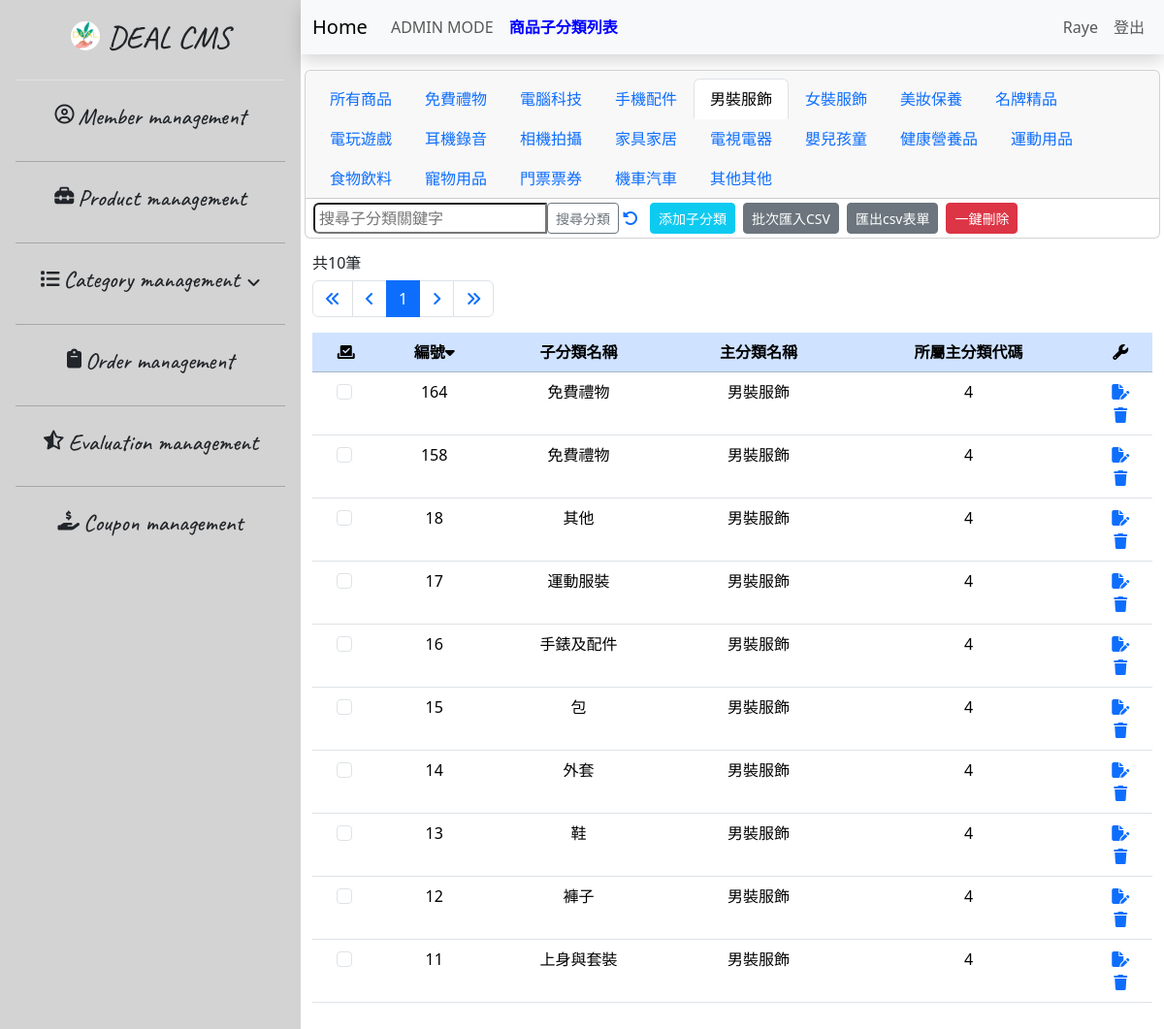
Page /32.sub-category_list-admin_4M.php (signed in) on the committed database.
### tables this page shows
CREATE TABLE `categories_sub` (
  `id` int NOT NULL,
  `sub` varchar(15) NOT NULL,
  `main_category` int NOT NULL
);

CREATE TABLE `categories_main` (
  `id` int NOT NULL,
  `main` varchar(10) NOT NULL,
  `carbon_points_available` int NOT NULL
);

### 32.sub-category_list-admin_4M.php (the view, shortened to what this page needs)
<?php
require __DIR__ . '/0.parts/pdo-connect.php';
$page = isset($_GET['page']) ? intval($_GET['page']) : 1;
$perPage = 25;
$t_sql = "SELECT COUNT(1) FROM categories_main join categories_sub on categories_sub.main_category = categories_main.id WHERE main = '男裝服飾'";
$totalRows = $pdo->query($t_sql)->fetch(PDO::FETCH_NUM)[0];
$totalPages = ceil($totalRows / $perPage);
if ($totalRows) {
    $sql = sprintf("SELECT * FROM categories_main join categories_sub on categories_sub.main_category = categories_main.id  WHERE main = '男裝服飾' ORDER BY categories_sub.id DESC LIMIT %s, %s", ($page - 1) * $perPage, $perPage);
    $rows = $pdo->query($sql)->fetchAll();
}
?>
<?php include __DIR__ . '/0.parts/html-head.php' ?>
<?php include __DIR__ . '/0.parts/sidebar.php' ?>
<div class="container-fluid px-0 mx-0">
    <?php include __DIR__ . '/0.parts/navbar.30_sub-category.php' ?>
    <div class="container-fluid table-bordered table-striped overflow-auto">
        <div class="row mt-3">
            <div class="col">
                <h6>共<?= $totalRows ?>筆</h6>
                <nav aria-label="Page navigation example">
                    <ul class="pagination">
                        <li class="page-item">
                            <a class="page-link" href="?page=1">
                                <i class="fa-solid fa-angles-left"></i>
                            </a>
                        </li>
                        <li class="page-item">
                            <a class="page-link" href="?page=<?= $page != 1 ? $page - 1 : 1 ?>">
                                <i class="fa-solid fa-angle-left"></i>
                            </a>
                        </li>
                        <?php $visiblePageRange = 5;
                        $startPage = max(1, $page - floor($visiblePageRange / 2));
                        $endPage = min($totalPages, $startPage + $visiblePageRange - 1); ?>
                        <?php for ($i = $startPage; $i <= $endPage; $i++) : ?>
                            <li class="page-item <?= $page == $i ? 'active' : '' ?>">
                                <a class="page-link" href="?page=<?= $i ?>"><?= $i ?></a>
                            </li>
                        <?php endfor ?>
                        <li class="page-item">
                            <a class="page-link" href="?page=<?= $page != 40 ? $page + 1 : 40 ?>">
                                <i class="fa-solid fa-angle-right"></i>
                            </a>
                        </li>
                        <li class="page-item">
                            <a class="page-link" href="?page=40">
                                <i class="fa-solid fa-angles-right"></i>
                            </a>
                        </li>
                    </ul>
                </nav>
            </div>
        </div>
        <div class="row">
            <div class="col">
                <table id="myTable" class="table table-hover sortable-table">
                    <thead>
                        <tr class="table-primary text-center">
                            <th><i id="selectAll" class="fa-solid fa-check-to-slot" title="全選/選取checkBox"></i></a>
                            </th>
                            <th>編號<i id="sortIcon" class="fa-solid fa-caret-down" onclick="sortTable()" title="變更排序"></th>
                            <th>子分類名稱</th>
                            <th>主分類名稱</th>
                            <th>所屬主分類代碼</th>
                            <th><i class="fa-solid fa-wrench" title="功能區"></i></th>
                        </tr>
                    </thead>
                    <tbody>
                        <?php foreach ($rows as $r) : ?>
                            <tr class="text-center">
                                <td>
                                    <input class="form-check-input me-1" type="checkbox" value="<?= $r['id'] ?>" id="flexCheck<?= $r['id'] ?>" name="delete_ids[]">
                                </td>
                                <td><?= $r['id'] ?></td>
                                <td><?= $r['sub'] ?></td>
                                <td><?= $r['main'] ?></td>
                                <td><?= $r['main_category'] ?></td>
                                <td>
                                    <div class="d-flex flex-column">
                                        <a href="38.sub-category_edit.php?id=<?= $r['id'] ?>">
                                            <i class="fa-solid fa-file-pen" title="編輯"></i>
                                        </a>
                                        <a href="javascript: delete_one(<?= $r['id'] ?>)">
                                            <i class="fa-solid fa-trash" title="刪除"></i>
                                        </a>
                                    </div>
                                </td>
                            </tr>
                        <?php endforeach; ?>
                    </tbody>
                </table>
            </div>
        </div>
    </div>
</div>
<?php include __DIR__ . '/0.parts/html-foot.php' ?>

### 0.parts/html-head.php (style rules this page uses)
body { height: 1200px; }

### 32.sub-category_list-admin_4M.php (style rules this page uses)
.overflow-auto { height: 865px; }

### rows in the picture
categories_sub: id "164", sub "免費禮物", main_category.main "男裝服飾", main_category "4"
categories_sub: id "158", sub "免費禮物", main_category.main "男裝服飾", main_category "4"
categories_sub: id "18", sub "其他", main_category.main "男裝服飾", main_category "4"
categories_sub: id "17", sub "運動服裝", main_category.main "男裝服飾", main_category "4"
categories_sub: id "16", sub "手錶及配件", main_category.main "男裝服飾", main_category "4"
categories_sub: id "15", sub "包", main_category.main "男裝服飾", main_category "4"
categories_sub: id "14", sub "外套", main_category.main "男裝服飾", main_category "4"
categories_sub: id "13", sub "鞋", main_category.main "男裝服飾", main_category "4"
categories_sub: id "12", sub "褲子", main_category.main "男裝服飾", main_category "4"
categories_sub: id "11", sub "上身與套裝", main_category.main "男裝服飾", main_category "4"

### other values in the picture
$_SESSION[isset($_SESSION['admin']) ? 'admin' : 'user']['nickname'] "Raye"
$totalRows "10"
